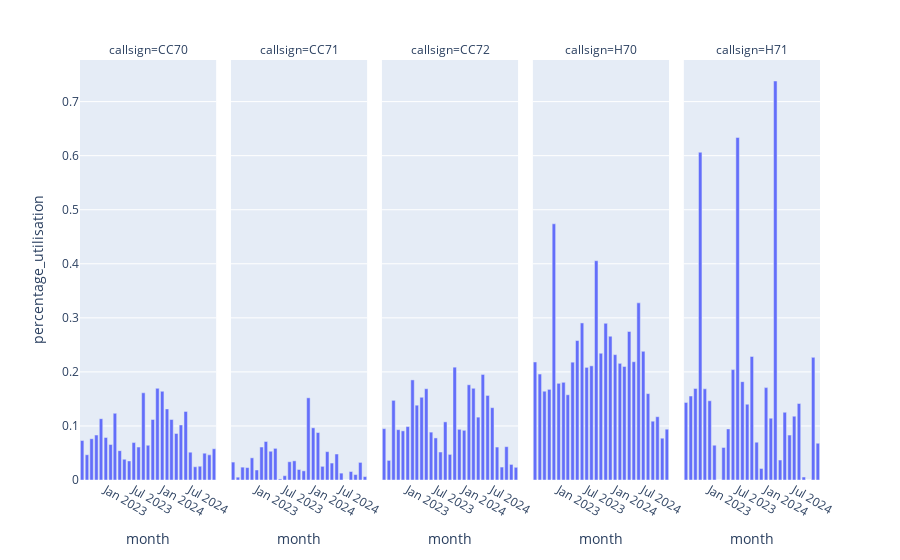

Notebook code cell kept with this figure:
### Code cell
px.bar(historical_utilisation_df_complete, x="month", y="percentage_utilisation", facet_col="callsign")

### Figure 1 — Plotly figure (JSON) as saved in the notebook; plotly's stock layout.template omitted (floating-point values rounded to 4 significant figures)
{"data": [{"alignmentgroup": "True", "hovertemplate": "callsign=CC70<br>month=%{x}<br>percentage_utilisation=%{y}<extra></extra>", "legendgroup": "", "marker": {"color": "#636efa", "pattern": {"shape": ""}}, "name": "", "offsetgroup": "", "orientation": "v", "showlegend": false, "textposition": "auto", "type": "bar", "x": ["2022-08-01", "2022-09-01", "2022-10-01", "2022-11-01", "2022-12-01", "2023-01-01", "2023-02-01", "2023-03-01", "2023-04-01", "2023-05-01", "2023-06-01", "2023-07-01", "2023-08-01", "2023-09-01", "2023-10-01", "2023-11-01", "2023-12-01", "2024-01-01", "2024-02-01", "2024-03-01", "2024-04-01", "2024-05-01", "2024-06-01", "2024-07-01", "2024-08-01", "2024-09-01", "2024-10-01", "2024-11-01", "2024-12-01"], "xaxis": "x", "y": [0.07301, 0.04675, 0.0764, 0.08313, 0.1134, 0.07869, 0.06563, 0.1234, 0.05427, 0.0384, 0.03532, 0.06924, 0.06092, 0.1613, 0.06429, 0.112, 0.1696, 0.1641, 0.1315, 0.1119, 0.08611, 0.1018, 0.1269, 0.05156, 0.02448, 0.02553, 0.04969, 0.04652, 0.05781], "yaxis": "y"}, {"alignmentgroup": "True", "hovertemplate": "callsign=CC71<br>month=%{x}<br>percentage_utilisation=%{y}<extra></extra>", "legendgroup": "", "marker": {"color": "#636efa", "pattern": {"shape": ""}}, "name": "", "offsetgroup": "", "orientation": "v", "showlegend": false, "textposition": "auto", "type": "bar", "x": ["2022-08-01", "2022-09-01", "2022-10-01", "2022-11-01", "2022-12-01", "2023-01-01", "2023-02-01", "2023-03-01", "2023-04-01", "2023-05-01", "2023-06-01", "2023-07-01", "2023-08-01", "2023-09-01", "2023-10-01", "2023-11-01", "2023-12-01", "2024-01-01", "2024-02-01", "2024-03-01", "2024-04-01", "2024-05-01", "2024-06-01", "2024-07-01", "2024-08-01", "2024-09-01", "2024-10-01", "2024-11-01", "2024-12-01"], "xaxis": "x2", "y": [0.03315, 0.005231, 0.02379, 0.023, 0.04102, 0.01855, 0.06101, 0.07124, 0.05319, 0.05856, 0.001944, 0.007975, 0.03378, 0.03546, 0.01944, 0.01694, 0.152, 0.09656, 0.08782, 0.02527, 0.05245, 0.03136, 0.0481, 0.01272, 0, 0.01569, 0.01004, 0.03256, 0.00629], "yaxis": "y2"}, {"alignmentgroup": "True", "hovertemplate": "callsign=CC72<br>month=%{x}<br>percentage_utilisation=%{y}<extra></extra>", "legendgroup": "", "marker": {"color": "#636efa", "pattern": {"shape": ""}}, "name": "", "offsetgroup": "", "orientation": "v", "showlegend": false, "textposition": "auto", "type": "bar", "x": ["2022-08-01", "2022-09-01", "2022-10-01", "2022-11-01", "2022-12-01", "2023-01-01", "2023-02-01", "2023-03-01", "2023-04-01", "2023-05-01", "2023-06-01", "2023-07-01", "2023-08-01", "2023-09-01", "2023-10-01", "2023-11-01", "2023-12-01", "2024-01-01", "2024-02-01", "2024-03-01", "2024-04-01", "2024-05-01", "2024-06-01", "2024-07-01", "2024-08-01", "2024-09-01", "2024-10-01", "2024-11-01", "2024-12-01"], "xaxis": "x3", "y": [0.095, 0.03628, 0.1474, 0.09311, 0.09091, 0.09882, 0.1852, 0.1384, 0.1531, 0.1689, 0.08856, 0.07785, 0.05177, 0.1076, 0.04737, 0.2087, 0.09376, 0.09194, 0.1761, 0.1697, 0.1163, 0.1953, 0.1564, 0.1338, 0.06097, 0.02394, 0.06167, 0.02883, 0.02349], "yaxis": "y3"}, {"alignmentgroup": "True", "hovertemplate": "callsign=H70<br>month=%{x}<br>percentage_utilisation=%{y}<extra></extra>", "legendgroup": "", "marker": {"color": "#636efa", "pattern": {"shape": ""}}, "name": "", "offsetgroup": "", "orientation": "v", "showlegend": false, "textposition": "auto", "type": "bar", "x": ["2022-08-01", "2022-09-01", "2022-10-01", "2022-11-01", "2022-12-01", "2023-01-01", "2023-02-01", "2023-03-01", "2023-04-01", "2023-05-01", "2023-06-01", "2023-07-01", "2023-08-01", "2023-09-01", "2023-10-01", "2023-11-01", "2023-12-01", "2024-01-01", "2024-02-01", "2024-03-01", "2024-04-01", "2024-05-01", "2024-06-01", "2024-07-01", "2024-08-01", "2024-09-01", "2024-10-01", "2024-11-01", "2024-12-01"], "xaxis": "x4", "y": [0.2183, 0.196, 0.1642, 0.1677, 0.474, 0.1789, 0.1807, 0.1577, 0.218, 0.258, 0.2906, 0.2083, 0.2112, 0.4057, 0.2345, 0.2899, 0.266, 0.2319, 0.2158, 0.21, 0.2747, 0.2188, 0.3277, 0.2381, 0.1598, 0.1088, 0.1171, 0.07733, 0.09398], "yaxis": "y4"}, {"alignmentgroup": "True", "hovertemplate": "callsign=H71<br>month=%{x}<br>percentage_utilisation=%{y}<extra></extra>", "legendgroup": "", "marker": {"color": "#636efa", "pattern": {"shape": ""}}, "name": "", "offsetgroup": "", "orientation": "v", "showlegend": false, "textposition": "auto", "type": "bar", "x": ["2022-08-01", "2022-09-01", "2022-10-01", "2022-11-01", "2022-12-01", "2023-01-01", "2023-02-01", "2023-03-01", "2023-04-01", "2023-05-01", "2023-06-01", "2023-07-01", "2023-08-01", "2023-09-01", "2023-10-01", "2023-11-01", "2023-12-01", "2024-01-01", "2024-02-01", "2024-03-01", "2024-04-01", "2024-05-01", "2024-06-01", "2024-07-01", "2024-08-01", "2024-09-01", "2024-10-01", "2024-11-01", "2024-12-01"], "xaxis": "x5", "y": [0.1436, 0.1554, 0.1693, 0.6062, 0.1687, 0.1466, 0.0644, 0, 0.06028, 0.09453, 0.2043, 0.6336, 0.1819, 0.1402, 0.2286, 0.06994, 0.0214, 0.1709, 0.1144, 0.7381, 0.0369, 0.1253, 0.0831, 0.1181, 0.1415, 0.005463, 0, 0.2269, 0.06806], "yaxis": "y5"}], "layout": {"annotations": [{"font": {}, "showarrow": false, "text": "callsign=CC70", "x": 0.092, "xanchor": "center", "xref": "paper", "y": 1, "yanchor": "bottom", "yref": "paper"}, {"font": {}, "showarrow": false, "text": "callsign=CC71", "x": 0.296, "xanchor": "center", "xref": "paper", "y": 1, "yanchor": "bottom", "yref": "paper"}, {"font": {}, "showarrow": false, "text": "callsign=CC72", "x": 0.5, "xanchor": "center", "xref": "paper", "y": 1, "yanchor": "bottom", "yref": "paper"}, {"font": {}, "showarrow": false, "text": "callsign=H70", "x": 0.704, "xanchor": "center", "xref": "paper", "y": 1, "yanchor": "bottom", "yref": "paper"}, {"font": {}, "showarrow": false, "text": "callsign=H71", "x": 0.908, "xanchor": "center", "xref": "paper", "y": 1, "yanchor": "bottom", "yref": "paper"}], "barmode": "relative", "legend": {"tracegroupgap": 0}, "margin": {"t": 60}, "xaxis": {"anchor": "y", "domain": [0, 0.184], "title": {"text": "month"}}, "xaxis2": {"anchor": "y2", "domain": [0.204, 0.388], "matches": "x", "title": {"text": "month"}}, "xaxis3": {"anchor": "y3", "domain": [0.408, 0.592], "matches": "x", "title": {"text": "month"}}, "xaxis4": {"anchor": "y4", "domain": [0.612, 0.796], "matches": "x", "title": {"text": "month"}}, "xaxis5": {"anchor": "y5", "domain": [0.816, 1], "matches": "x", "title": {"text": "month"}}, "yaxis": {"anchor": "x", "domain": [0, 1], "title": {"text": "percentage_utilisation"}}, "yaxis2": {"anchor": "x2", "domain": [0, 1], "matches": "y", "showticklabels": false}, "yaxis3": {"anchor": "x3", "domain": [0, 1], "matches": "y", "showticklabels": false}, "yaxis4": {"anchor": "x4", "domain": [0, 1], "matches": "y", "showticklabels": false}, "yaxis5": {"anchor": "x5", "domain": [0, 1], "matches": "y", "showticklabels": false}}}
